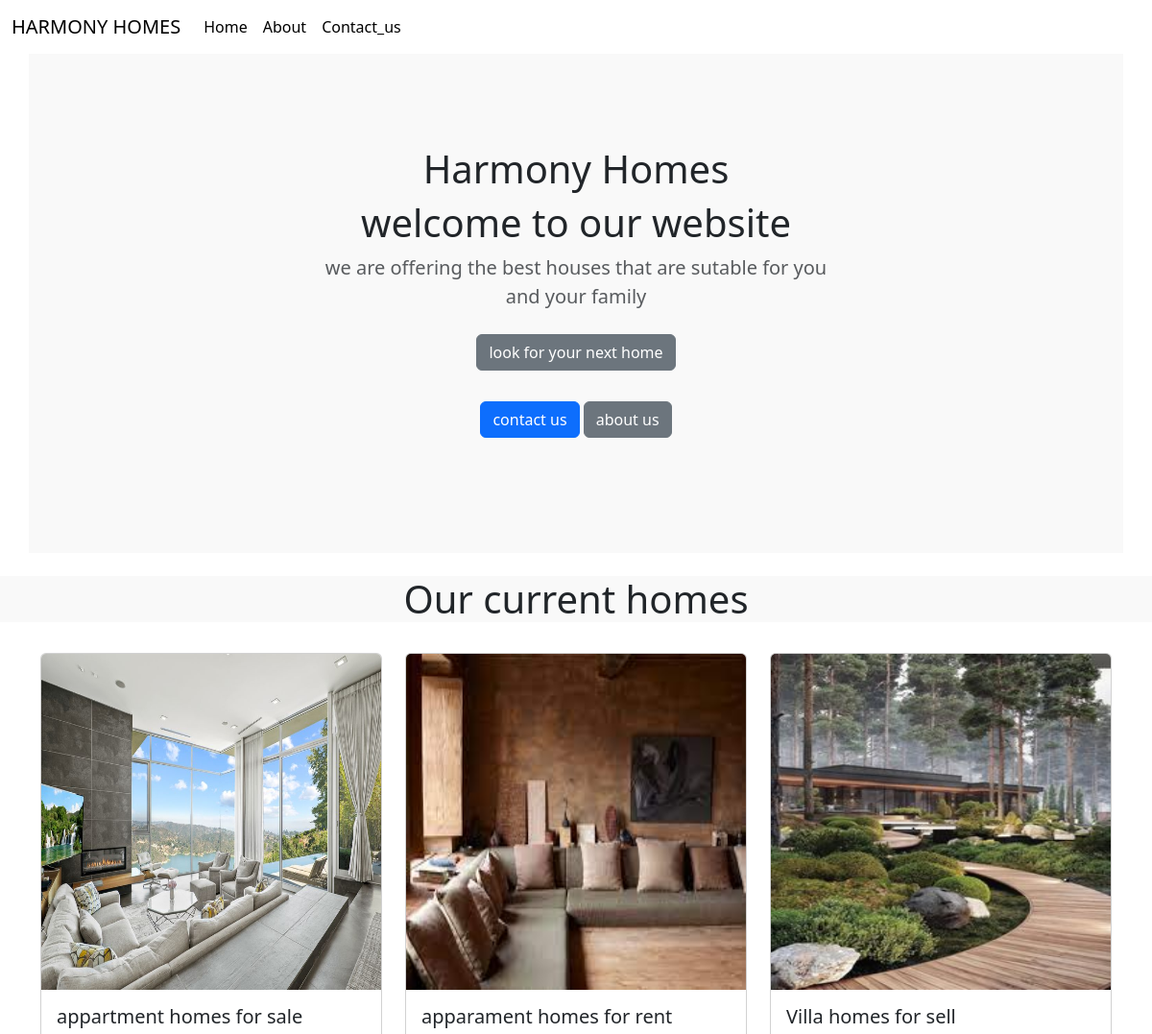
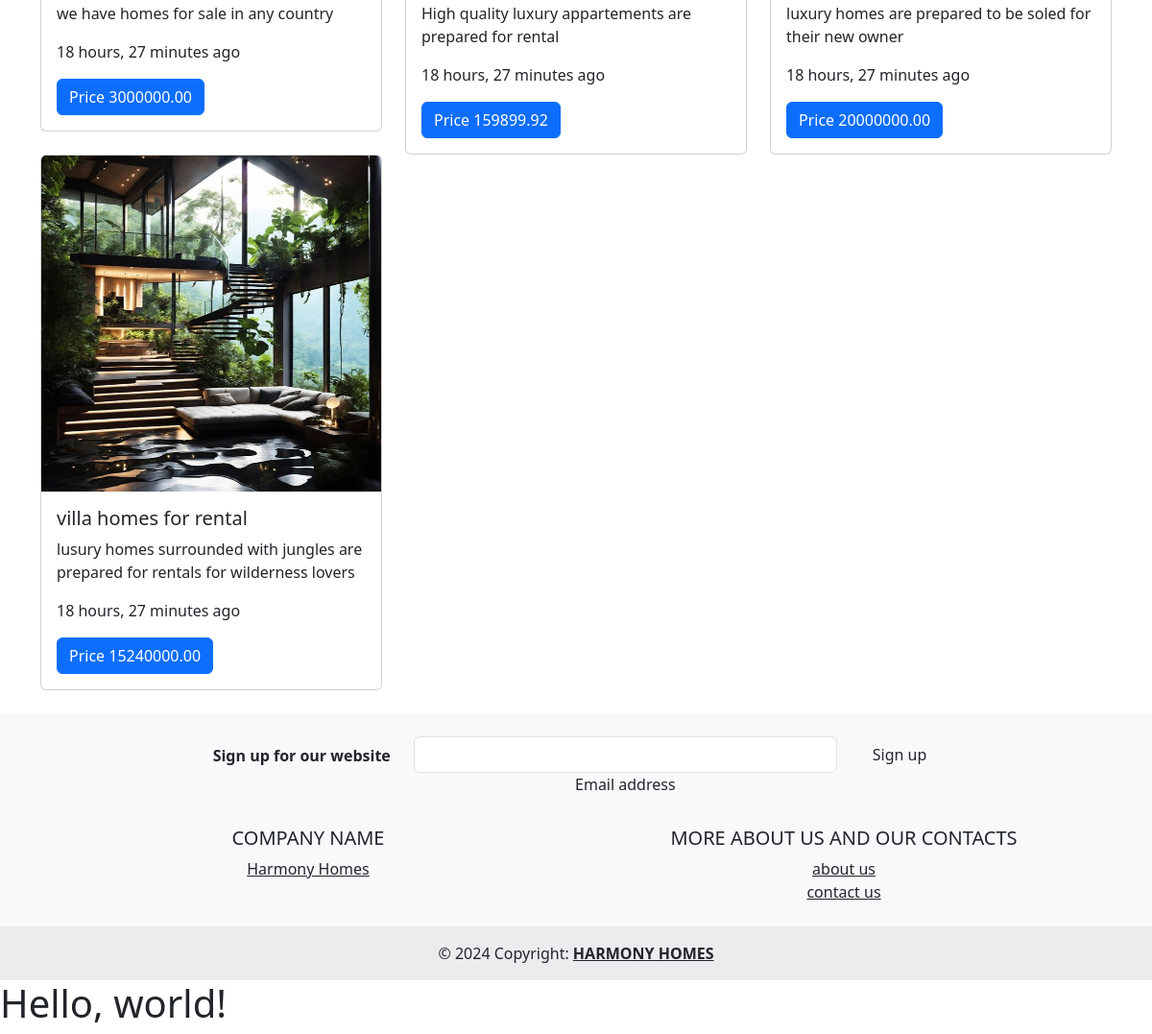
The page / on the database its author committed (2 pictures, top to bottom).
### pages/models.py (models this page shows, shortened)
class companyinformation(models.Model):
   name =models.CharField(max_length=100)
   description =models.TextField()

class product(models.Model):
   title =models.CharField(max_length=120)
   description =models.TextField(blank=True,null=True)
   category = models.ForeignKey(Category, on_delete= models.CASCADE)
   image = models.ImageField(null = True)
   price =models.DecimalField(decimal_places=2,max_digits=1000)
   date =models.DateField(auto_now_add=True, null = True)

### pages/views.py (the view)
# urls.py: 2. Add a URL to urlpatterns:  path('', views.home, name='home')
def home(requests):
   info =companyinformation.objects.all().first()
   products =product.objects.all()
   data ={
    'info':info,
    'products':products
  }
   return render (requests, 'home.html',data)

### pages/templates/home.html (shortened to what this page needs)
<!DOCTYPE html>
<html lang="en">
  <head>
    <link
      href="https://cdn.jsdelivr.net/npm/bootstrap@5.3.2/dist/css/bootstrap.min.css"
      rel="stylesheet"
    />
  </head>
  {% include "header.html" %}
  <body>
    <main>
      <section
        class="py-5 text-center container"
        style="background-color: rgba(139, 137, 136, 0.05)"
      >
        <div class="row py-lg-5">
          <div class="col-lg-6 col-md-8 mx-auto">
            <h1>{{info.name}}</h1>
            <h1 class="fw-light">welcome to our website</h1>
            <p class="lead text-body-secondary">{{info.description}}</p>
            <p>
              <a href="#" class="btn btn-secondary my-2"
                >look for your next home</a
              >
            </p>
            <p>
              <a href="{% url 'contact' %}" class="btn btn-primary my-2"
                >contact us</a
              >
              <a href="{% url 'about' %}" class="btn btn-secondary my-2"
                >about us</a
              >
            </p>
          </div>
        </div>
      </section>
      <br />
      <h1 align="center" style="background-color: rgba(136, 134, 134, 0.05)">
        Our current homes
      </h1>
      <br />
      <div class="container">
        <div class="row">
          {% for single_product in products %}
          <div class="col-lg-4 md-3 sm-6">
            <div class="card">
              <img
                style="width: auto; height: 350px"
                src="{{single_product.image.url}}"
                class="card-img-top"
                alt="..."
              />
              <div class="card-body">
                <h5 class="card-title">{{single_product.title}}</h5>
                <p class="card-text">{{single_product.description}}</p>
                <p class="card-text">{{single_product.date|timesince}} ago</p>
                <a href="#" class="btn btn-primary"
                  >Price {{single_product.price}}</a
                >
              </div>
            </div>
          </div>
          {% endfor %}
        </div>
      </div>
    </main>
    <br />
    {% include "footer.html" %}
    <h1>Hello, world!</h1>
  </body>
</html>

### pages/templates/header.html (shortened to what this page needs)
<header>
  <nav class="navbar navbar-expand-lg bg-body-tertiarypy">
    <div class="container-fluid">
      <a class="navbar-brand" href="#">HARMONY HOMES</a>
      <div class="collapse navbar-collapse" id="navbarSupportedContent">
        <ul class="navbar-nav me-auto mb-2 mb-lg-0">
          <li class="nav-item">
            <a
              class="nav-link active"
              aria-current="page"
              href="{% url 'home' %}"
              >Home</a
            >
          </li>
          <li class="nav-item">
            <a
              class="nav-link active"
              aria-current="page"
              href="{% url 'about' %}"
              >About</a
            >
          </li>
          <li class="nav-item">
            <a
              class="nav-link active"
              aria-current="page"
              href="{% url 'contact' %}"
              >Contact_us</a
            >
          </li>
        </ul>
      </div>
    </div>
  </nav>
</header>

### pages/templates/footer.html
<footer
  class="bg-body-tertiary text-center"
  style="background-color: rgba(0, 0, 0, 0.05)"
>
  <div class="container p-4">
    <section class="">
      <form action="">
        <div class="row d-flex justify-content-center">
          <div class="col-auto">
            <p class="pt-2">
              <strong>Sign up for our website</strong>
            </p>
          </div>
          <div class="col-md-5 col-12">
            <div data-mdb-input-init class="form-outline mb-4">
              <input type="email" id="form5Example24" class="form-control" />
              <label class="form-label" for="form5Example24"
                >Email address</label
              >
            </div>
          </div>
          <div class="col-auto">
            <button
              data-mdb-ripple-init
              type="submit"
              class="btn btn-outline mb-4"
            >
              Sign up
            </button>
          </div>
        </div>
      </form>
    </section>
    <section class="">
      <div class="row">
        <div class="col-lg-6 col-md-6 mb-6 mb-md-0">
          <h5 class="text-uppercase">Company name</h5>
          <ul class="list-unstyled mb-0">
            <li>
              <a class="text-body" href="#!">{{info.name}}</a>
            </li>
          </ul>
        </div>
        <div class="col-lg-6 col-md-6 mb-6 mb-md-0">
          <h5 class="text-uppercase">more about us and our contacts</h5>
          <ul class="list-unstyled mb-0">
            <li>
              <a class="text-body" href="{% url 'about' %}">about us</a>
            </li>
            <li>
              <a class="text-body" href="{% url 'contact' %}">contact us</a>
            </li>
          </ul>
        </div>
      </div>
    </section>
  </div>
  <div class="text-center p-3" style="background-color: rgba(0, 0, 0, 0.05)">
    © 2024 Copyright:
    <a class="text-reset fw-bold" href="#">HARMONY HOMES</a>
  </div>
</footer>

### rows shown on the page
companyinformation: name "Harmony Homes", description "we are offering the best houses that are sutable for you and your family"
product: image (picture), title "appartment homes for sale", description "we have homes for sale in any country", date "18 hours, 27 minutes", price "3000000.00"
product: image (picture), title "apparament homes for rent", description "High quality luxury appartements are prepared for rental", date "18 hours, 27 minutes", price "159899.92"
product: image (picture), title "Villa homes for sell", description "luxury homes are prepared to be soled for their new owner", date "18 hours, 27 minutes", price "20000000.00"
product: image (picture), title "villa homes for rental", description "lusury homes surrounded with jungles are prepared for rentals for wilderness lovers", date "18 hours, 27 minutes", price "15240000.00"
